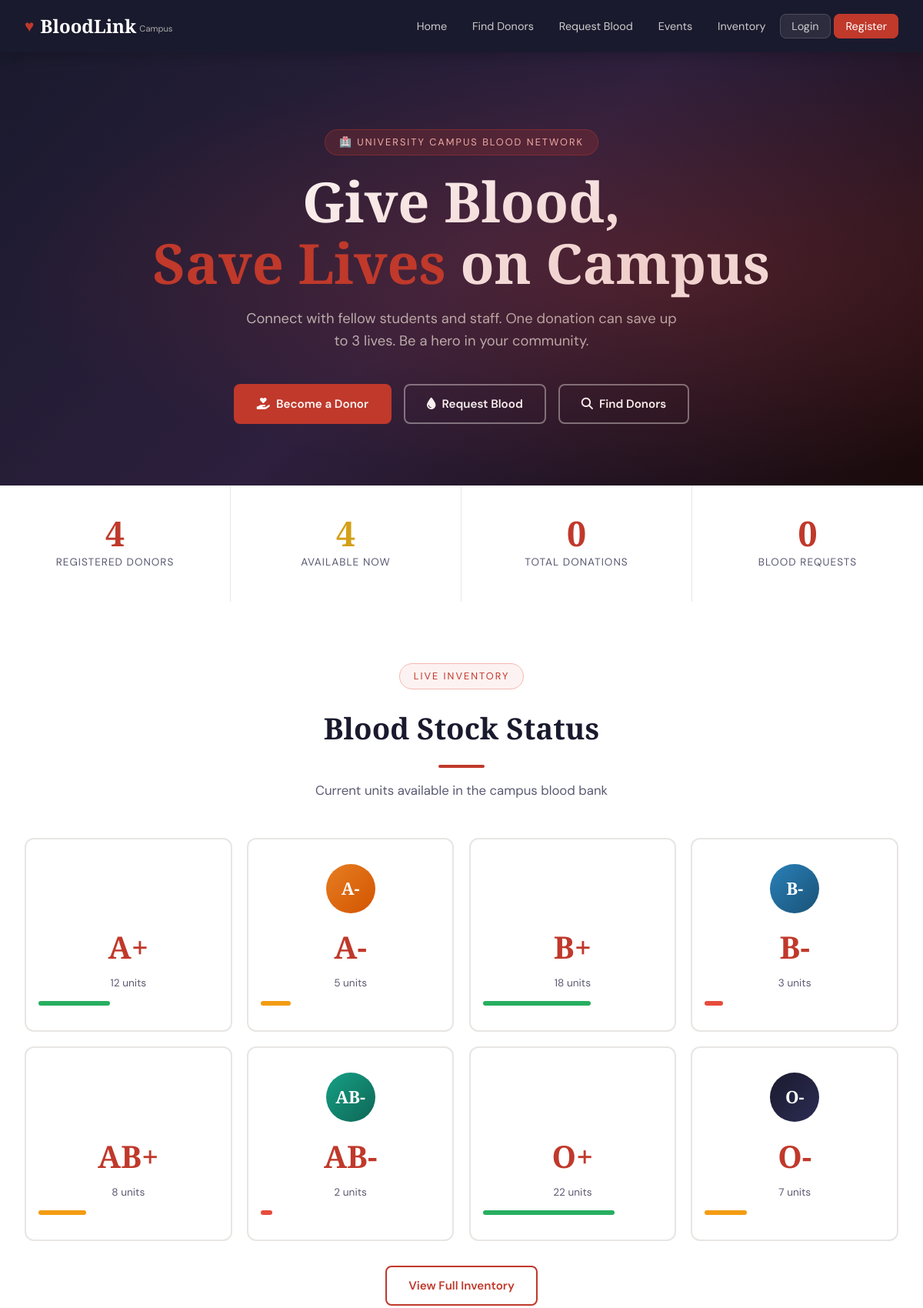
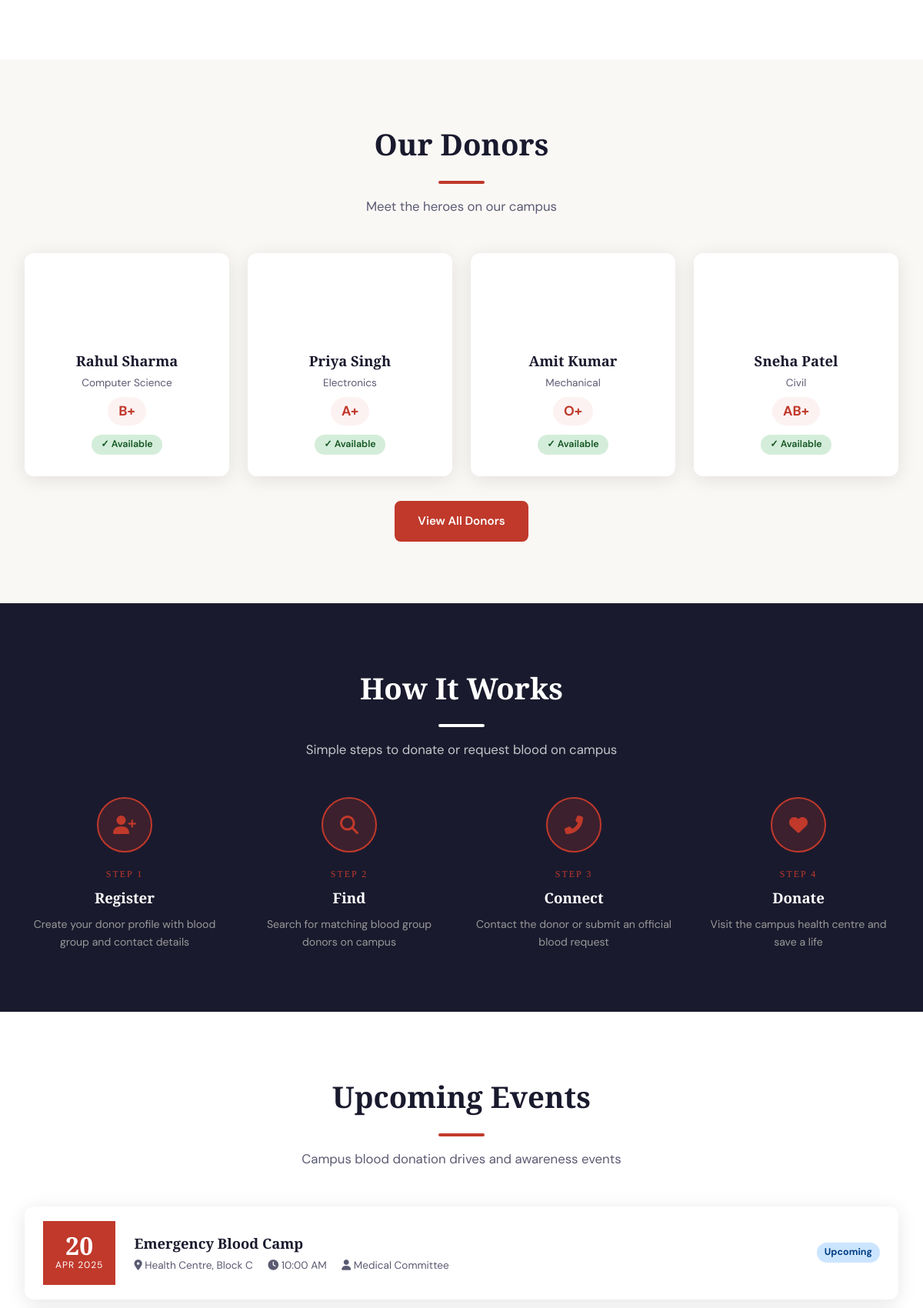
The page / (upper part) on the database its author committed (2 pictures, top to bottom).
### tables this page shows
CREATE TABLE IF NOT EXISTS blood_inventory (
    id INT AUTO_INCREMENT PRIMARY KEY,
    blood_group ENUM('A+','A-','B+','B-','AB+','AB-','O+','O-') NOT NULL UNIQUE,
    units_available INT DEFAULT 0,
    updated_at TIMESTAMP DEFAULT CURRENT_TIMESTAMP ON UPDATE CURRENT_TIMESTAMP
);

CREATE TABLE IF NOT EXISTS users (
    id INT AUTO_INCREMENT PRIMARY KEY,
    full_name VARCHAR(100) NOT NULL,
    email VARCHAR(100) UNIQUE NOT NULL,
    password VARCHAR(255) NOT NULL,
    phone VARCHAR(15),
    blood_group ENUM('A+','A-','B+','B-','AB+','AB-','O+','O-') NOT NULL,
    age INT,
    gender ENUM('Male','Female','Other'),
    department VARCHAR(100),
    student_id VARCHAR(50),
    address TEXT,
    is_available TINYINT(1) DEFAULT 1,
    role ENUM('donor','admin') DEFAULT 'donor',
    last_donation DATE,
    profile_pic VARCHAR(255) DEFAULT 'default.png',
    created_at TIMESTAMP DEFAULT CURRENT_TIMESTAMP
);

CREATE TABLE IF NOT EXISTS events (
    id INT AUTO_INCREMENT PRIMARY KEY,
    title VARCHAR(200) NOT NULL,
    description TEXT,
    event_date DATE NOT NULL,
    event_time TIME,
    venue VARCHAR(200),
    organizer VARCHAR(100),
    status ENUM('Upcoming','Ongoing','Completed','Cancelled') DEFAULT 'Upcoming',
    created_at TIMESTAMP DEFAULT CURRENT_TIMESTAMP
);

### index.php (the view, shortened to what this page needs)
<?php
$db = getDB();
$totalDonors = $db->query("SELECT COUNT(*) as c FROM users WHERE role='donor'")->fetch_assoc()['c'];
$availableDonors = $db->query("SELECT COUNT(*) as c FROM users WHERE role='donor' AND is_available=1")->fetch_assoc()['c'];
$totalDonations = $db->query("SELECT COUNT(*) as c FROM donations")->fetch_assoc()['c'];
$totalRequests = $db->query("SELECT COUNT(*) as c FROM blood_requests")->fetch_assoc()['c'];
$recentDonors = $db->query("SELECT * FROM users WHERE role='donor' ORDER BY created_at DESC LIMIT 6");
$events = $db->query("SELECT * FROM events WHERE status='Upcoming' ORDER BY event_date ASC LIMIT 3");
$inventory = $db->query("SELECT * FROM blood_inventory ORDER BY blood_group");
include 'includes/header.php';
?>
<section class="hero">
    <div class="hero-tag">🏥 University Campus Blood Network</div>
    <h1>Give Blood,<br><span>Save Lives</span> on Campus</h1>
    <p>Connect with fellow students and staff. One donation can save up to 3 lives. Be a hero in your community.</p>
    <div class="hero-actions">
        <a href="/blood/register.php" class="btn btn-primary"><i class="fas fa-hand-holding-heart"></i> Become a Donor</a>
        <a href="/blood/pages/request.php" class="btn btn-outline"><i class="fas fa-tint"></i> Request Blood</a>
        <a href="/blood/pages/donors.php" class="btn btn-outline"><i class="fas fa-search"></i> Find Donors</a>
    </div>
</section>
<div class="stats-strip">
    <div class="stat-item">
        <div class="stat-num pulse" data-target="<?php echo $totalDonors; ?>"><?php echo $totalDonors; ?></div>
        <div class="stat-label">Registered Donors</div>
    </div>
    <div class="stat-item">
        <div class="stat-num" style="color:var(--gold)" data-target="<?php echo $availableDonors; ?>"><?php echo $availableDonors; ?></div>
        <div class="stat-label">Available Now</div>
    </div>
    <div class="stat-item">
        <div class="stat-num" data-target="<?php echo $totalDonations; ?>"><?php echo $totalDonations; ?></div>
        <div class="stat-label">Total Donations</div>
    </div>
    <div class="stat-item">
        <div class="stat-num" data-target="<?php echo $totalRequests; ?>"><?php echo $totalRequests; ?></div>
        <div class="stat-label">Blood Requests</div>
    </div>
</div>
<section class="section section-white">
    <div class="container">
        <div class="section-header">
            <div class="hero-tag" style="background:var(--red-pale);color:var(--red);border-color:var(--red-light)">Live Inventory</div>
            <h2>Blood Stock Status</h2>
            <div class="divider"></div>
            <p>Current units available in the campus blood bank</p>
        </div>
        <div class="grid-4">
            <?php while($inv = $inventory->fetch_assoc()):
                $bg_class = 'blood-' . str_replace(['+','-'], ['-pos','-neg'], $inv['blood_group']);
                $pct = min(100, ($inv['units_available'] / 30) * 100);
                $color = $inv['units_available'] < 5 ? '#e74c3c' : ($inv['units_available'] < 10 ? '#f39c12' : '#27ae60');
            ?>
            <a href="/blood/pages/inventory.php" class="blood-group-card" style="text-decoration:none;color:inherit">
                <div class="donor-avatar <?php echo $bg_class; ?>" style="width:64px;height:64px;font-size:1.4rem;margin-bottom:0.8rem">
                    <?php echo $inv['blood_group']; ?>
                </div>
                <div class="blood-group-symbol"><?php echo $inv['blood_group']; ?></div>
                <div class="blood-group-units"><?php echo $inv['units_available']; ?> units</div>
                <div class="blood-group-bar" style="background:<?php echo $color; ?>;width:<?php echo $pct; ?>%"></div>
            </a>
            <?php endwhile; ?>
        </div>
        <div style="text-align:center;margin-top:2rem">
            <a href="/blood/pages/inventory.php" class="btn btn-outline-dark">View Full Inventory</a>
        </div>
    </div>
</section>
<section class="section section-light">
    <div class="container">
        <div class="section-header">
            <h2>Our Donors</h2>
            <div class="divider"></div>
            <p>Meet the heroes on our campus</p>
        </div>
        <div class="grid-3">
            <?php while($donor = $recentDonors->fetch_assoc()):
                $bg_class = 'blood-' . str_replace(['+','-'], ['-pos','-neg'], $donor['blood_group']);
                $initial = strtoupper(substr($donor['full_name'], 0, 1));
            ?>
            <div class="donor-card-wrap" data-blood="<?php echo $donor['blood_group']; ?>">
                <div class="card donor-card">
                    <div class="card-body">
                        <div class="donor-avatar <?php echo $bg_class; ?>"><?php echo $initial; ?></div>
                        <div class="donor-name"><?php echo htmlspecialchars($donor['full_name']); ?></div>
                        <div class="donor-dept"><?php echo htmlspecialchars($donor['department'] ?? 'N/A'); ?></div>
                        <div class="blood-badge"><?php echo $donor['blood_group']; ?></div><br>
                        <span class="availability-badge <?php echo $donor['is_available'] ? 'badge-available' : 'badge-unavailable'; ?>">
                            <?php echo $donor['is_available'] ? '✓ Available' : '✗ Not Available'; ?>
                        </span>
                    </div>
                </div>
            </div>
            <?php endwhile; ?>
        </div>
        <div style="text-align:center;margin-top:2rem">
            <a href="/blood/pages/donors.php" class="btn btn-primary">View All Donors</a>
        </div>
    </div>
</section>
<section class="section section-dark">
    <div class="container">
        <div class="section-header">
            <h2>How It Works</h2>
            <div class="divider"></div>
            <p>Simple steps to donate or request blood on campus</p>
        </div>
        <div class="grid-4" style="gap:2rem">
            <?php $steps = [
                ['fas fa-user-plus','Register','Create your donor profile with blood group and contact details'],
                ['fas fa-search','Find','Search for matching blood group donors on campus'],
                ['fas fa-phone-alt','Connect','Contact the donor or submit an official blood request'],
                ['fas fa-heart','Donate','Visit the campus health centre and save a life'],
            ]; foreach($steps as $i => $step): ?>
            <div style="text-align:center">
                <div style="width:72px;height:72px;border-radius:50%;background:rgba(192,57,43,0.2);border:2px solid var(--red);display:flex;align-items:center;justify-content:center;margin:0 auto 1.2rem;font-size:1.5rem;color:var(--red)">
                    <i class="<?php echo $step[0]; ?>"></i>
                </div>
                <div style="font-family:var(--font-display);font-size:0.75rem;color:var(--red);letter-spacing:2px;text-transform:uppercase;margin-bottom:6px">Step <?php echo $i+1; ?></div>
                <h3 style="font-family:var(--font-display);color:var(--white);margin-bottom:8px"><?php echo $step[1]; ?></h3>
                <p style="color:#999;font-size:0.88rem"><?php echo $step[2]; ?></p>
            </div>
            <?php endforeach; ?>
        </div>
    </div>
</section>
<?php if($events->num_rows > 0): ?>
<section class="section section-white">
    <div class="container">
        <div class="section-header">
            <h2>Upcoming Events</h2>
            <div class="divider"></div>
            <p>Campus blood donation drives and awareness events</p>
        </div>
        <?php while($ev = $events->fetch_assoc()):
            $d = new DateTime($ev['event_date']);
        ?>
        <div class="card event-card" style="margin-bottom:1rem">
            <div class="event-info">
                <div class="event-date-box">
                    <div class="event-date-day"><?php echo $d->format('d'); ?></div>
                    <div class="event-date-month"><?php echo $d->format('M Y'); ?></div>
                </div>
                <div class="event-body">
                    <h3><?php echo htmlspecialchars($ev['title']); ?></h3>
                    <div class="event-meta">
                        <span><i class="fas fa-map-marker-alt"></i> <?php echo htmlspecialchars($ev['venue']); ?></span>
                        <span><i class="fas fa-clock"></i> <?php echo date('h:i A', strtotime($ev['event_time'])); ?></span>
                        <span><i class="fas fa-user"></i> <?php echo htmlspecialchars($ev['organizer']); ?></span>
                    </div>
                </div>
                <span class="status-badge status-<?php echo $ev['status']; ?>"><?php echo $ev['status']; ?></span>
            </div>
        </div>
        <?php endwhile; ?>
    </div>
</section>
<?php endif; ?>
<?php include 'includes/footer.php'; ?>

### rows shown on the page
blood_inventory: blood_group "A+", units_available "12"
blood_inventory: blood_group "A-", units_available "5"
blood_inventory: blood_group "B+", units_available "18"
blood_inventory: blood_group "B-", units_available "3"
blood_inventory: blood_group "AB+", units_available "8"
blood_inventory: blood_group "AB-", units_available "2"
blood_inventory: blood_group "O+", units_available "22"
blood_inventory: blood_group "O-", units_available "7"
users: full_name "Rahul Sharma", department "Computer Science", blood_group "B+", is_available "✓ Available"
users: full_name "Priya Singh", department "Electronics", blood_group "A+", is_available "✓ Available"
users: full_name "Amit Kumar", department "Mechanical", blood_group "O+", is_available "✓ Available"
users: full_name "Sneha Patel", department "Civil", blood_group "AB+", is_available "✓ Available"
events: event_date "20", event_date "APR 2025", title "Emergency Blood Camp", venue "Health Centre, Block C", event_time "10:00 AM", organizer "Medical Committee", status "Upcoming"

### other values the page prints
$totalDonors "4"
$availableDonors "4"
$totalDonations "0"
$totalRequests "0"
$step[1] "Register"
$step[2] "Create your donor profile with blood group and contact details"
$step[1] "Find"
$step[2] "Search for matching blood group donors on campus"
$step[1] "Connect"
$step[2] "Contact the donor or submit an official blood request"
$step[1] "Donate"
$step[2] "Visit the campus health centre and save a life"
